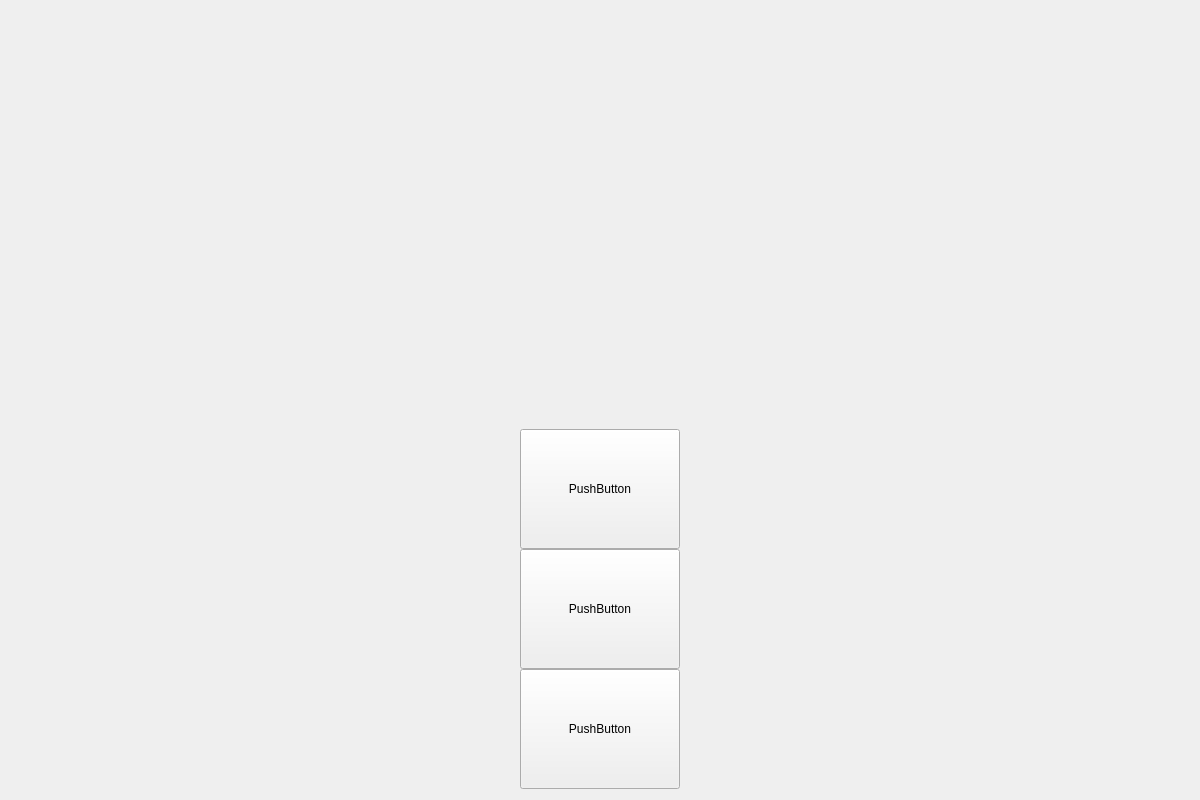
<?xml version="1.0" encoding="UTF-8"?>
<ui version="4.0">
 <class>FormMenu</class>
 <widget class="QWidget" name="FormMenu">
  <property name="geometry">
   <rect>
    <x>0</x>
    <y>0</y>
    <width>1200</width>
    <height>800</height>
   </rect>
  </property>
  <property name="maximumSize">
   <size>
    <width>1200</width>
    <height>800</height>
   </size>
  </property>
  <property name="windowTitle">
   <string>Form</string>
  </property>
  <property name="autoFillBackground">
   <bool>true</bool>
  </property>
  <layout class="QHBoxLayout" name="horizontalLayout_2">
   <property name="spacing">
    <number>0</number>
   </property>
   <item>
    <layout class="QVBoxLayout" name="verticalLayout">
     <property name="spacing">
      <number>0</number>
     </property>
     <item alignment="Qt::AlignHCenter|Qt::AlignBottom">
      <widget class="QPushButton" name="pushButton_2">
       <property name="minimumSize">
        <size>
         <width>160</width>
         <height>120</height>
        </size>
       </property>
       <property name="text">
        <string>PushButton</string>
       </property>
      </widget>
     </item>
     <item alignment="Qt::AlignHCenter">
      <widget class="QPushButton" name="pushButton_3">
       <property name="minimumSize">
        <size>
         <width>160</width>
         <height>120</height>
        </size>
       </property>
       <property name="text">
        <string>PushButton</string>
       </property>
      </widget>
     </item>
     <item alignment="Qt::AlignHCenter">
      <widget class="QPushButton" name="pushButton">
       <property name="minimumSize">
        <size>
         <width>160</width>
         <height>120</height>
        </size>
       </property>
       <property name="text">
        <string>PushButton</string>
       </property>
      </widget>
     </item>
    </layout>
   </item>
  </layout>
 </widget>
 <resources/>
 <connections/>
</ui>
